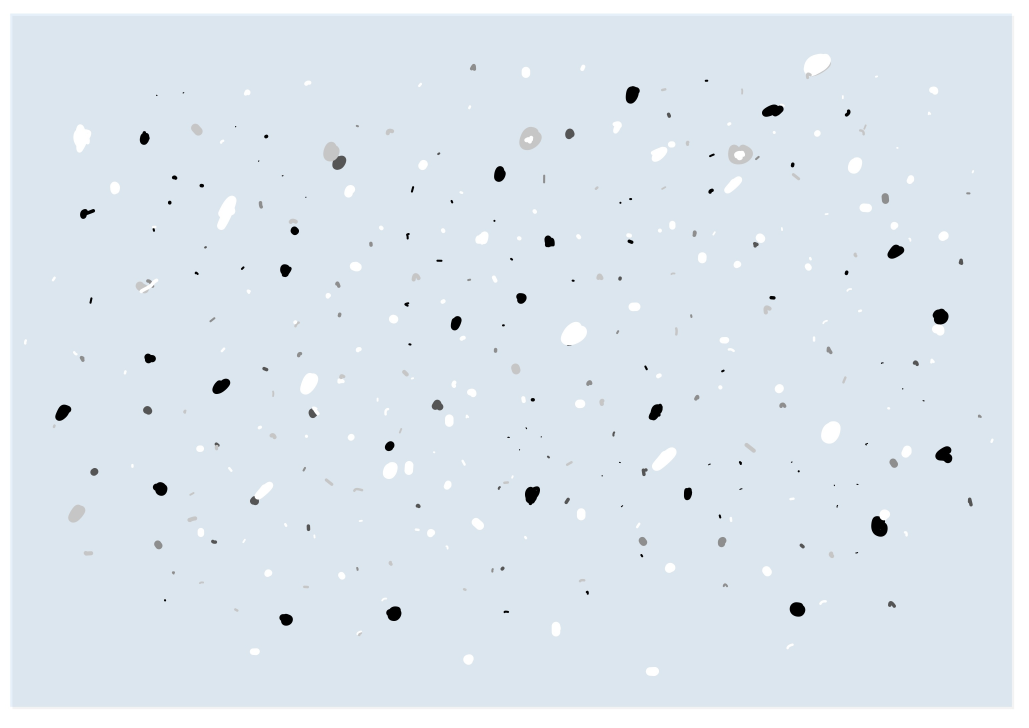
#> input picture bf_img/virtual_img_no.JPG, 3086 x 2182 px (shown at 1/3 size); its folder holds only this picture in this run
$ jupyter execute bf_inspection.ipynb
#> lines starting #> are read from the running program, lines starting #| are printed output that depends on the picture; after the words box and inside, x2 and y2 are one past the last pixel; in counts of white or black regions, pixels touching at a corner belong together; long printed decimals are rounded
[cell 1]
import re
import numpy as np
import glob
import csv
import os
import math
import cv2
import matplotlib.pyplot as plt

[cell 2]
# 결과 저장경로 지정
f = open("../bf_img/Result.csv", 'w', newline='')
f.write("Img, Count, PosX, PosY, area, dia, hist_var, dark_mean, bright_mean, dark_max, bright_max, dark_min, bright_min, defect_gray_min, img_gray_min, dark_perc, bright_perc, classification, area_classification, eccen_PCA, eccen_Ell, Peri_Var\n")
wr = csv.writer(f)

[cell 3]
# 이미지 경로 지정
path = "../bf_img/"

# 이미지 목록 리스트로 반환 # 생성시간 기준으로 정렬
images = \
    [cv2.imread(file) for file in sorted(glob.glob(path+"*.JPG"),
    key=os.path.getmtime)]
#> images = 1 item

image = images[0]
#> image is the input picture: shape (2182, 3086, 3); mean B, G, R 238.6, 230.5, 221.4
# image = image[250:1850, 300:2700]
img_rgb = cv2.cvtColor(image, cv2.COLOR_BGR2RGB)
print(image.shape)
#| (2182, 3086, 3)
plt.figure(figsize=(5,5))
plt.axis('off')
plt.imshow(img_rgb)

[cell 4]
ori = img_rgb.copy()
# ori_img = img_rgb.copy()

# Crop
img = img_rgb.copy()
cropped_img = img[300:1700, 500:2300]
ori_img = cropped_img.copy()

# Color Split
img_b, img_g, img_r = cv2.split(ori_img)
ori_img_g = img_g.copy()
# img_g = cv2.medianBlur(ori_img_g, 3)

print(img_g.shape)
#| (1400, 1800)
plt.figure(figsize=(10,10))
plt.axis('off')
plt.imshow(img_g, cmap='gray')

[cell 5]
# Original img/ Inverse img 분리
img_ori = img_g.copy()
img_inv = 255 - img_ori
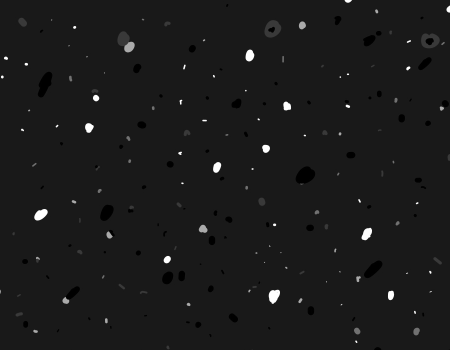
#> img_inv: shape (1400, 1800) (shown at 1/4 size); min 0, max 255, mean 26.6


plt.figure(figsize=(10,10))
plt.subplot(1, 2, 1) # (행의 수, 열의 수, 현재 위치)
plt.imshow(img_ori, cmap='gray')
plt.axis('off')
plt.title('img_ori')

plt.subplot(1, 2, 2)
plt.imshow(img_inv, cmap='gray')
plt.axis('off')
plt.title('img_inv')

plt.show()
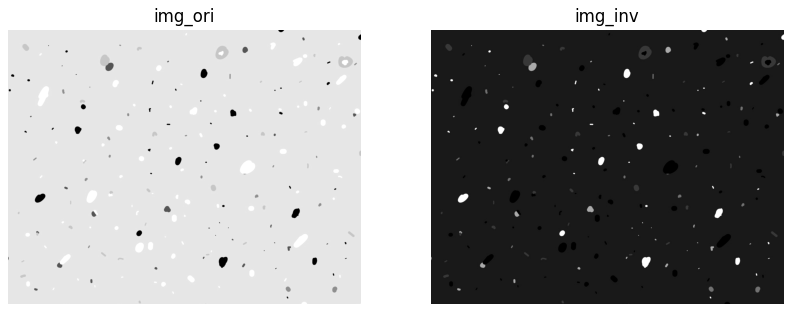
#> figure drawn by matplotlib, 2 panels

print("img_ori shape:", img_ori.shape)
#| img_ori shape: (1400, 1800)
print("img_inv shape:", img_inv.shape)
#| img_inv shape: (1400, 1800)

[cell 6]
# Adaptive Threshold
block_size = 1801
C = 7
img_dark = cv2.adaptiveThreshold(img_ori, 255, cv2.ADAPTIVE_THRESH_MEAN_C, cv2.THRESH_BINARY, block_size, C)
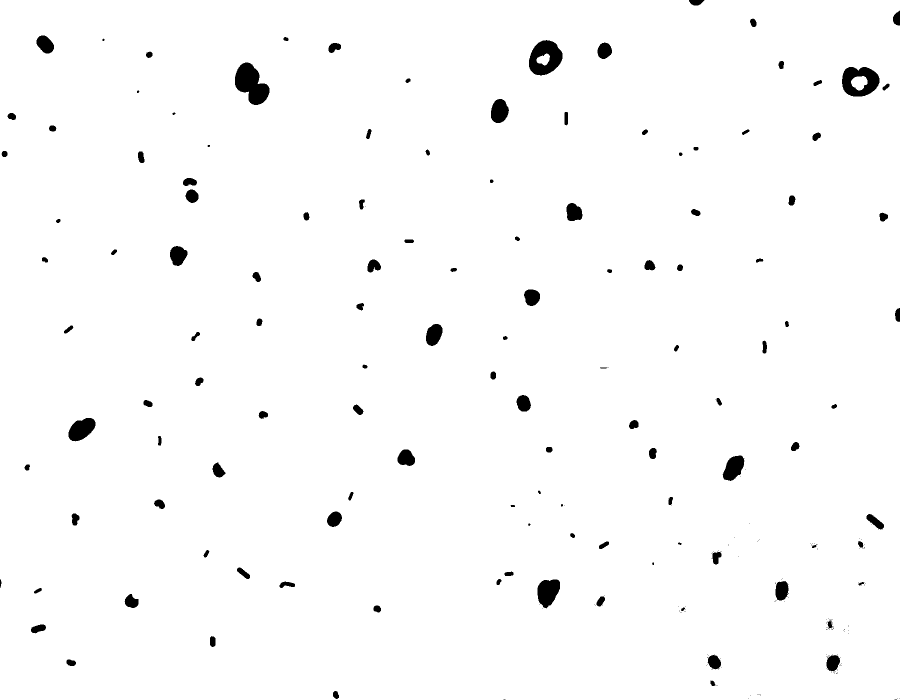
#> img_dark: shape (1400, 1800) (shown at 1/2 size); 98.3% white; 258 black regions (140 under 20 px), largest, box (x1, y1, x2, y2) and area: (470, 125, 539, 210) 3570, (1058, 80, 1125, 151) 3119, (1684, 134, 1759, 193) 2896
img_bright = cv2.adaptiveThreshold(img_inv, 255, cv2.ADAPTIVE_THRESH_MEAN_C, cv2.THRESH_BINARY, block_size, C)
#> img_bright: shape (1400, 1800); 98.2% white; 643 black regions (562 under 20 px), largest, box (x1, y1, x2, y2) and area: (1182, 665, 1261, 735) 3992, (151, 287, 210, 390) 3615, (1456, 1042, 1530, 1113) 2790
img_add = cv2.addWeighted(img_dark, 0.5, img_bright, 0.5, 0)
#> img_add: shape (1400, 1800); values 128 (black) and 255 (white), 96.6% white; 749 black regions (557 under 20 px), largest, box (x1, y1, x2, y2) and area: (1182, 665, 1261, 737) 4020, (151, 287, 210, 390) 3615, (470, 125, 539, 210) 3570

print('img_add shape:', img_add.shape)
#| img_add shape: (1400, 1800)
plt.figure(figsize=(5,5))
plt.imshow(img_add, cmap='gray')
plt.axis('off')
plt.title('img_add')

[cell 7]
# Median 필터
img_median = img_add.copy()
k_med = 3
med_img = cv2.medianBlur(img_median, k_med)
#> med_img: shape (1400, 1800); values 128 (black) and 255 (white), 96.6% white; 201 black regions (9 under 20 px), largest, box (x1, y1, x2, y2) and area: (1182, 665, 1261, 737) 4020, (151, 287, 210, 390) 3614, (1684, 134, 1759, 193) 3590
# Gaussian 필터
img_gaussian = med_img.copy()
k_gau = 3
gau_sigma = 1
gau_img = cv2.GaussianBlur(img_gaussian, (k_gau, k_gau), gau_sigma)
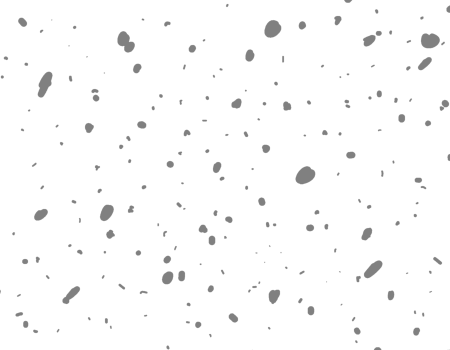
#> gau_img: shape (1400, 1800) (shown at 1/4 size); min 128, max 255, mean 250.7

[cell 8]
plt.figure(figsize=(20,20))

plt.subplot(1, 3, 1) # (행의 수, 열의 수, 현재 위치)
plt.imshow(img_add, cmap='gray')
plt.axis('off')
plt.title('img_add')

plt.subplot(1, 3, 2)
plt.imshow(med_img, cmap='gray')
plt.axis('off')
plt.title('med_img')

plt.subplot(1, 3, 3)
plt.imshow(gau_img, cmap='gray')
plt.axis('off')
plt.title('gau_img')

plt.show()

print("med_img shape:", img_ori.shape)
#| med_img shape: (1400, 1800)
print("gau_img shape:", img_inv.shape)
#| gau_img shape: (1400, 1800)

[cell 9]
# Canny Edge Detection
def imageEdgeCanny(image):
    return cv2.Canny(image, 0, 255)
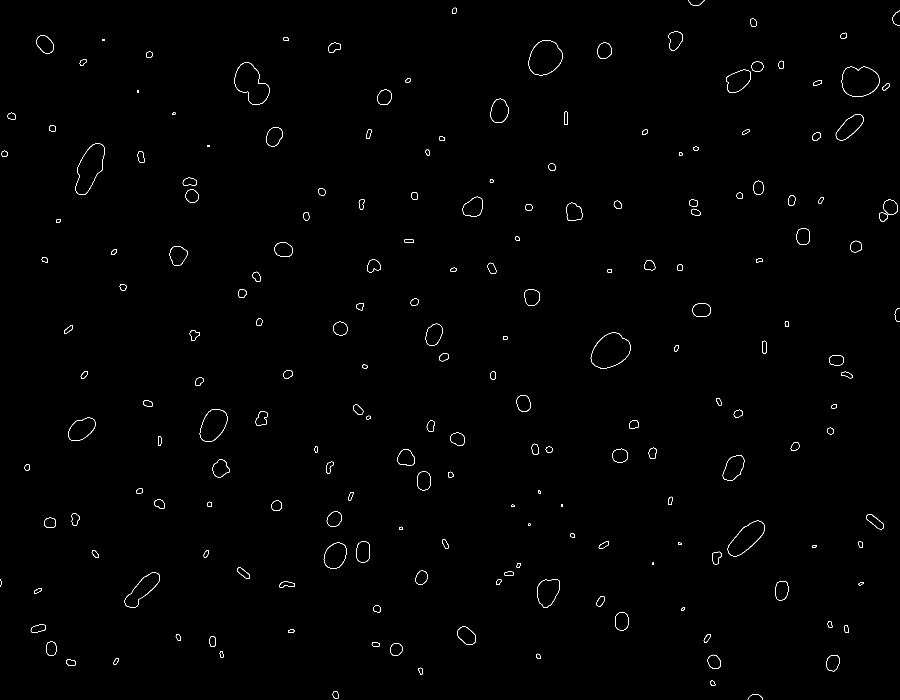
#> returned value: shape (1400, 1800) (shown at 1/2 size); 0.54% white in thin lines or dots
edg_img = imageEdgeCanny(gau_img)

# Blob
def morph_close(image):
    k_morph = 3
    kernel = np.ones((k_morph, k_morph), np.uint8)
    return cv2.morphologyEx(image, cv2.MORPH_CLOSE, kernel)
#> returned value: shape (1400, 1800); 0.55% white in thin lines or dots
morph_close_img = morph_close(edg_img).copy()

plt.figure(figsize=(10,10))
plt.imshow(morph_close_img , cmap='gray')
plt.axis('off')
plt.title('morph_close_img ')

[cell 10]
plt.figure(figsize=(10,10))

plt.subplot(1, 3, 1) # (행의 수, 열의 수, 현재 위치)
plt.imshow(gau_img, cmap='gray')
plt.axis('off')
plt.title('gau_img')

plt.subplot(1, 3, 2)
plt.imshow(edg_img, cmap='gray')
plt.axis('off')
plt.title('edg_img')

plt.subplot(1, 3, 3)
plt.imshow(morph_close_img, cmap='gray')
plt.axis('off')
plt.title('morph_close_img')

plt.show()

[cell 11]
# Contours(외곽 Edge 찾기)-> Area/Position Meas.
cont_img = morph_close_img.copy()
contours, hierarchy = cv2.findContours(cont_img, cv2.RETR_EXTERNAL, cv2.CHAIN_APPROX_NONE)
#> contours = 197 contours, 12 with area under 20; largest, box (x1, y1, x2, y2) and area: (1181, 664, 1261, 737) 4028, (150, 286, 210, 390) 3622, (1683, 133, 1759, 193) 3600, (469, 124, 539, 210) 3590, (1057, 80, 1125, 151) 3559
cont_draw_img = cropped_img.copy()
# cont_draw_img = np.zeros((1400, 1800))
for cnt in contours:
    cv2.drawContours(cont_draw_img, [cnt], -1, (255, 0, 0), 1)
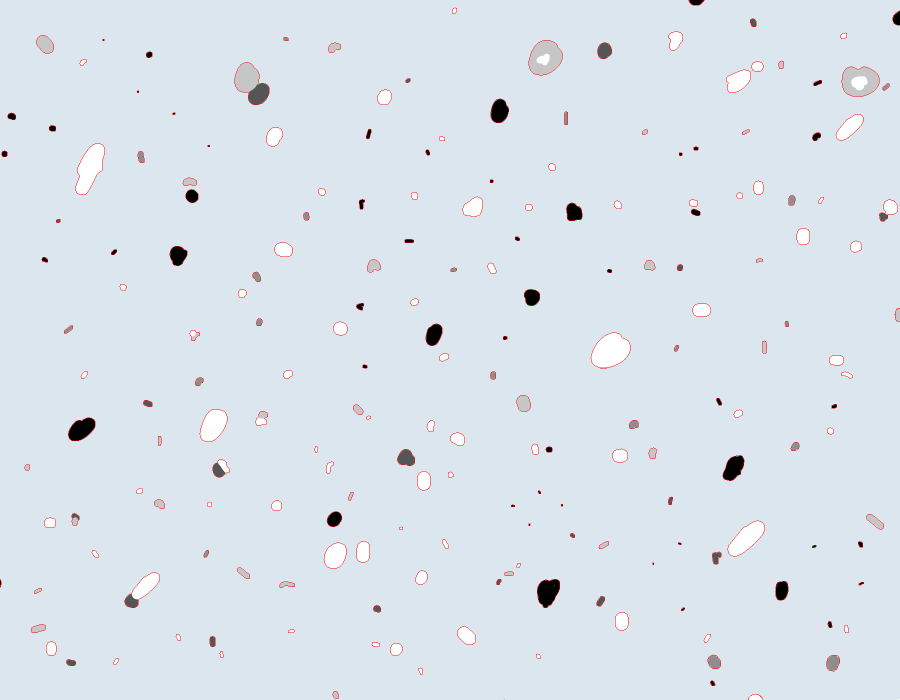
#> cont_draw_img: shape (1400, 1800, 3) (shown at 1/2 size); mean R, G, B 218.9, 227.4, 236.1

plt.figure(figsize=(10,10))
plt.imshow(cont_draw_img , cmap='gray')
plt.axis('off')
plt.title('cont_draw_img ')

[cell 12]
plt.figure(figsize=(10,10))
plt.subplot(1, 2, 1) # (행의 수, 열의 수, 현재 위치)
plt.imshow(ori_img, cmap='gray')
plt.axis('off')
plt.title('ori')

plt.subplot(1, 2, 2)
plt.imshow(cont_draw_img)
plt.axis('off')
plt.title('cont_draw_img')

plt.show()

[cell 13]
# Contour 결과 이미지 저장
cont_draw_img = cv2.cvtColor(cont_draw_img , cv2.COLOR_RGB2BGR)
cv2.imwrite(f'../bf_img/rev_edge/result_img.bmp', cont_draw_img)
#> Out = True

[cell 14]
# Defect 미검출 결과 제외
if not contours:
    print("None", "None", "None", "None")
    wr.writerow([0, 0, 0, 0, 0, 0, 0, 0, 0, 0, 0, 0, 0, 0, 0, "X", "X", 0, 0, 0])
else:
    position = []
    area_arr = []
    dia_arr = []
    for k, cnt in enumerate(contours):
        cv2.drawContours(ori_img, [cnt], -1, (255, 255, 255), 0)
        # ZeroDivisionError 회피
        try:
            area = cv2.contourArea(cnt)
            M = cv2.moments(cnt)
            cx = int(M['m10'] / M['m00'])
            cy = int(M['m01'] / M['m00'])
            pixelsize = 3.5
            Mag = 50
            dia = math.sqrt(4*(area * ((pixelsize / Mag) ** 2)) / (math.pi))
            dia = round(dia, 3)
            position.append([cx, cy])
            area_arr.append([area])
            dia_arr.append([dia])
        # ZeroDivisionError 회피
        except ZeroDivisionError: # contour가 라인
            print("ZeroDivision", "None", "None", "None")
            [k, cx, cy, area, dia, hist_var, dar_his_mean, bri_his_mean, dar_max, bri_max, dar_min, bri_min,
                dark_perc, bright_perc, \
                defect_gray_min, img_gray_min, classification, classification_area, eccen_PCA, eccen_Ell, dist_var] = \
            [0, 0, 0, 0, 0, 0, 0, 0, 0, 0, 0, 0, 0, 0, 0, 0, "X", classification_area, 0, 0, 0]
#> this loop made 197 passes
#> (area, cx, cy, dia) on passes 2 to 4: (143, 671, 1389, 0.945), (74, 1425, 1366, 0.679), (82, 841, 1341, 0.715)
#> after the loop, area_arr = 197 items, first 6: [8], [143], [74], [82], [189.5], [83.5]; dia_arr = 197 items, first 6: [0.223], [0.945], [0.679], [0.715], [1.09], [0.722]; position = 197 pairs, first value 0 to 1791, second value 4 to 1393

    if np.array(position).shape == (0,):
        print("area=0", "None", "None", "None")
        [k, cx, cy, area, dia, hist_var, dar_his_mean, bri_his_mean, dar_max, bri_max, dar_min, bri_min, dark_perc,
            bright_perc, \
            defect_gray_min, img_gray_min, classification, classification_area, eccen_PCA, eccen_Ell, dist_var] = \
        [0, 0, 0, 0, 0, 0, 0, 0, 0, 0, 0, 0, 0, 0, 0, 0, "X", classification_area, 0, 0, 0]
    else:
        img_center = np.array([490, 490])
        pos_diff = np.array(position) - np.array(img_center)
#> pos_diff = 197 pairs, first value -490 to 1301, second value -486 to 903
        pos_diff_x = pos_diff[:, 0]
#> pos_diff_x = 197 values, max 1301 at index 111, min -490 at index 29, mean 437.5
        pos_diff_y = pos_diff[:, 1]
#> pos_diff_y = 197 values, max 903 at index 0, min -486 at index 196, mean 226.9
        pos_dist = np.sqrt(pos_diff_x ** 2 + pos_diff_y ** 2)
#> pos_dist = 197 values, max 1441.5 at index 6, min 67.07 at index 118, mean 733.1
        roi_index = np.argmin(pos_dist)
#> roi_index = 118
        cnt = contours[roi_index]
#> cnt = contour of 52 points, box (x1, y1, x2, y2) (505, 543, 522, 564), area 227
        [cx, cy] = position[roi_index]
#> cx = 513; cy = 553
        [area] = area_arr[roi_index]
#> area = 227
        [dia] = dia_arr[roi_index]
#> dia = 1.19

        print(k+1, cx, cy, area, dia)
#| 197 513 553 227.0 1.19

        # Contour 외부 검정으로 만들기
        cnt_list = [np.array(contours[roi_index])]
#> cnt_list = 1 contour; box (x1, y1, x2, y2) and area: (505, 543, 522, 564) 227
        mask = np.zeros(ori_img_g.shape).astype(ori_img_g.dtype)
        color = [255, 255, 255]
        cv2.fillPoly(mask, cnt_list, color)
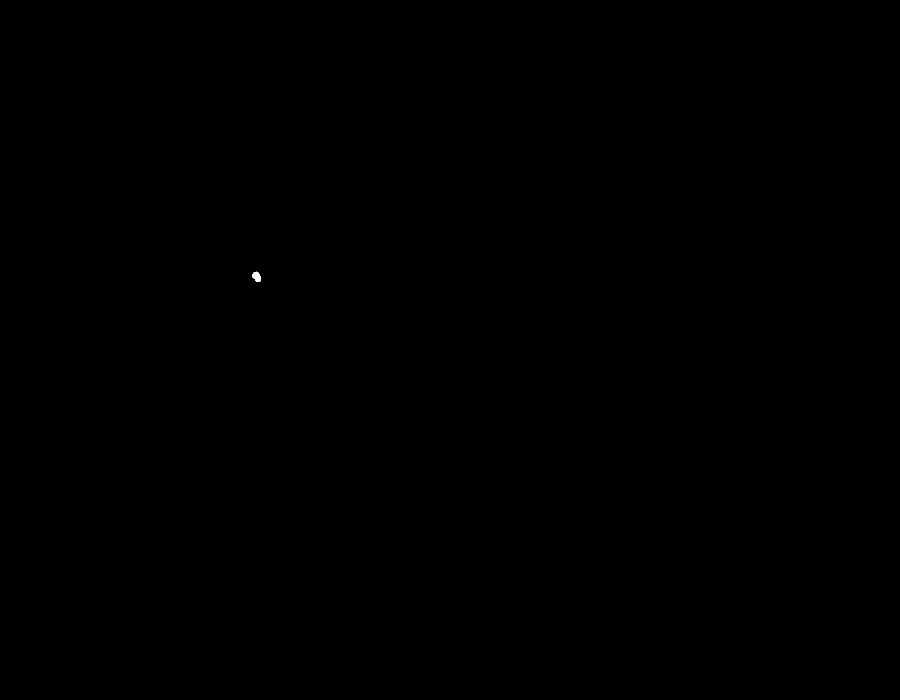
#> mask: shape (1400, 1800) (shown at 1/2 size); 0.01% white; 1 white region, box (x1, y1, x2, y2) and area: (505, 543, 522, 564) 254
        result = cv2.bitwise_and(ori_img_g, mask) # True인 부분만 원래의 Gray 값을 갖는?

        # Histogram(Gray Level)
        hist_defect_cv = cv2.calcHist([result], [0], None, [255], [1, 256])  # openCV가 numpy보다 속도 빠름
#> hist_defect_cv = 255 values, max 72 at index 141, min 0 at index 0, mean 0.996
        hist_defect = hist_defect_cv.ravel()
#> hist_defect has the same summary as hist_defect_cv

        # Histogram 분산
        hist_norm = cv2.normalize(result, None, 0, 255, cv2.NORM_MINMAX)
        hist_equal = cv2.equalizeHist(result)
        hist = cv2.calcHist([hist_equal], [0], None, [256], [1, 255])
#> hist = 256 values, max 72 at index 116, min 0 at index 1, mean 0.988
        hist_max = np.max(hist)
#> hist_max = 72
        hist_1 = hist/hist_max
#> hist_1 = 256 values, max 1 at index 116, min 0 at index 1, mean 0.0137
        hist_var = round(np.var(hist_1), 4)
#> hist_var = 0.0051

        # Background Gray 값 구하기
        bg_img = img_g.copy()
        bg_img = bg_img[50:100, 50:100]
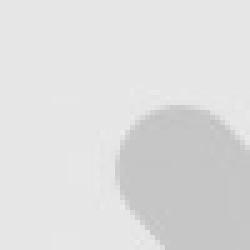
#> bg_img: shape (50, 50) (shown 5 times larger); min 193, max 235, mean 221.9
        gray = np.mean(bg_img)
#> gray = 221.9
        a = gray
#> a = 221.9

        # Histogram 평균,Max,Min
        index_dar = np.array([])
        index_bri = np.array([])
        index_gray = np.array([])
        dar_sum = 0
        bri_sum = 0
        dar_val_sum = 0
        bri_val_sum = 0
        for ind, val in enumerate(hist_defect):
            if ind < a:
                dar_sum = dar_sum + ind * val
                dar_val_sum = dar_val_sum + val
                dar_his_max = ind
                if val != 0:
                    index_dar = np.append(index_dar, [ind])
            else:
                bri_sum = bri_sum + ind * val
                bri_val_sum = bri_val_sum + val
                bri_his_max = ind
                if val != 0:
                    index_bri = np.append(index_bri, [ind])
            if val != 0:
                index_gray = np.append(index_gray, [ind])
        if dar_val_sum == 0:
            dar_his_mean = 0
            dar_his_max = 0
        else:
            dar_his_mean = round(dar_sum / dar_val_sum, 2)
        if bri_val_sum == 0:
            bri_his_mean = 0
            bri_his_max = 0
        else:
            bri_his_mean = round(bri_sum / bri_val_sum, 2)

        print("dar_his_mean", dar_his_mean)
#| dar_his_mean 150.63
        print("bri_his_mean", bri_his_mean)
#| bri_his_mean 226.43

        # Histogram Max
        index_dar = np.array([])
        index_bri = np.array([])
        for ind, val in enumerate(hist_defect):
            if ind < a:
                if val != 0:
                    index_dar = np.append(index_dar, [ind])
            else:
                if val != 0:
                    index_bri = np.append(index_bri, [ind])
        if len(index_dar) == 0:
            dar_max = 0
            dar_min = 0
        else:
            dar_max = np.max(index_dar)
            dar_min = np.min(index_dar)
        if len(index_bri) == 0:
            bri_max = 0
            bri_min = 0
        else:
            bri_max = np.max(index_bri)
            bri_min = np.min(index_bri)
        if len(index_gray) == 0:
            defect_gray_min = 0
        else:
            defect_gray_min = np.min(index_gray)

        print("dar_his_mean", dar_his_mean)
#| dar_his_mean 150.63
        print("bri_his_mean", bri_his_mean)
#| bri_his_mean 226.43
        print("dar_min", dar_min)
#| dar_min 135.0
        print("bri_min", bri_min)

        # Defect Gray min
        index_gray_min = np.array([])
        for ind, val in enumerate(hist_defect):
            if val != 0:
                index_gray = np.append(index_gray_min, [ind])
        if len(index_gray_min) == 0:
            defect_gray_min = 0
        else:
            defect_gray_min = np.min(index_gray_min)

        # Dark, Bright percent
        gray_min = np.array(1, np.uint8)
        gray_thr_min = np.array(a, np.uint8)
        gray_thr_max = np.array(a, np.uint8)
        gray_max = np.array(255, np.uint8)
        dark = cv2.inRange(result, gray_min, gray_thr_min) # Range in: 255, Range out:0으로 반환
#> dark: shape (1400, 1800); 0.01% white; 1 white region, box (x1, y1, x2, y2) and area: (505, 544, 522, 564) 231
        num_dark = cv2.countNonZero(dark)
        bright = cv2.inRange(result, gray_thr_max, gray_max) # Range in: 255, Range out:0으로 반환
#> bright: shape (1400, 1800); 0% white in thin lines or dots, all inside (x1, y1, x2, y2) = (505, 543, 522, 564)
        num_bright = cv2.countNonZero(bright)
        dark_perc = round(num_dark / (num_dark + num_bright) * 100, 2)
        bright_perc = round(num_bright / (num_dark + num_bright) * 100, 2)
        print('dark: %.2f, bright: %.2f' % (dark_perc, bright_perc))
#| dark: 90.94, bright: 9.06

        # Area Gray min
        img_g_grey = img_g.ravel()
        img_gray_min = np.min(img_g_grey)

        # Defect_Classification
        if defect_gray_min > 121:
            classification = "BS"
        elif bright_perc == 100:
            classification = "BS"
        else:
            classification = "FS"
        # Area_Classification
        if img_gray_min > 121:
            classification_area = "BS"
        else:
            classification_area = "FS"
        print("Edge_classification", classification)
        print("Area_classificstion", classification_area)

        # PCA
        cnt_1 = cnt[:, 0]
        norm_cnt = cnt_1 - cnt_1.mean(axis=0)
        cov_norm_cnt = np.cov(norm_cnt.T)
        try:
            eigen_val, eigen_vec = np.linalg.eig(cov_norm_cnt)
        except np.linalg.LinAlgError:
            print('numpy.linalg.LinAlgError')
        v1 = eigen_val[0]
        v2 = eigen_val[1]
        if v1 > v2:
            eccen_PCA = round(math.sqrt(abs((v1 / 2) ** 2 - (v2 / 2) ** 2)) / (v1 / 2), 5)
        else:
            eccen_PCA = round(math.sqrt(abs((v1 / 2) ** 2 - (v2 / 2) ** 2)) / (v2 / 2), 5)
        print("eccen_PCA", eccen_PCA)
#| eccen_PCA 0.8739

        # Ellipse_fitting
        cnt_1 = cnt[:, 0]
        if len(cnt_1) > 5:
            ellipse = cv2.fitEllipse(cnt_1)
        else:
            Ecx = 0
            Ecy = 0
            d1 = 0
            d2 = 0
            angle = 0
        (Ecx, Ecy), (d1, d2), angle = ellipse
        Ecx = int(Ecx)
        Ecy = int(Ecy)
        d1 = round(d1, 3) # 단축
        d2 = round(d2, 3) # 장축
        angle = int(angle)
        # print(Ecx, Ecy, d1, d2, angle)
        eccen_Ell = round(math.sqrt(abs((d1/2)**2-(d2/2)**2))/(d2/2), 4)
        print("eccen_Ell", eccen_Ell)
#| eccen_Ell 0.7783

        # Perimeter Variation(distance variation)
        center = np.array([[cx, cy]])
        diff = cnt_1 - center
        diff_x = diff[:, 0]
        diff_y = diff[:, 1]
        distance = diff_x**2 + diff_y**2
        dist = np.sqrt(distance)
        peri_var = round(np.var(dist), 4)
        print("peri_var", peri_var)
#| peri_var 2.4097

    wr.writerow([k + 1, cx, cy, area, dia, hist_var, dar_his_mean, bri_his_mean, dar_max, bri_max, \
                    dar_min, bri_min, defect_gray_min, img_gray_min, dark_perc, bright_perc, classification,
                    classification_area, eccen_PCA, eccen_Ell, peri_var])

f.close()
